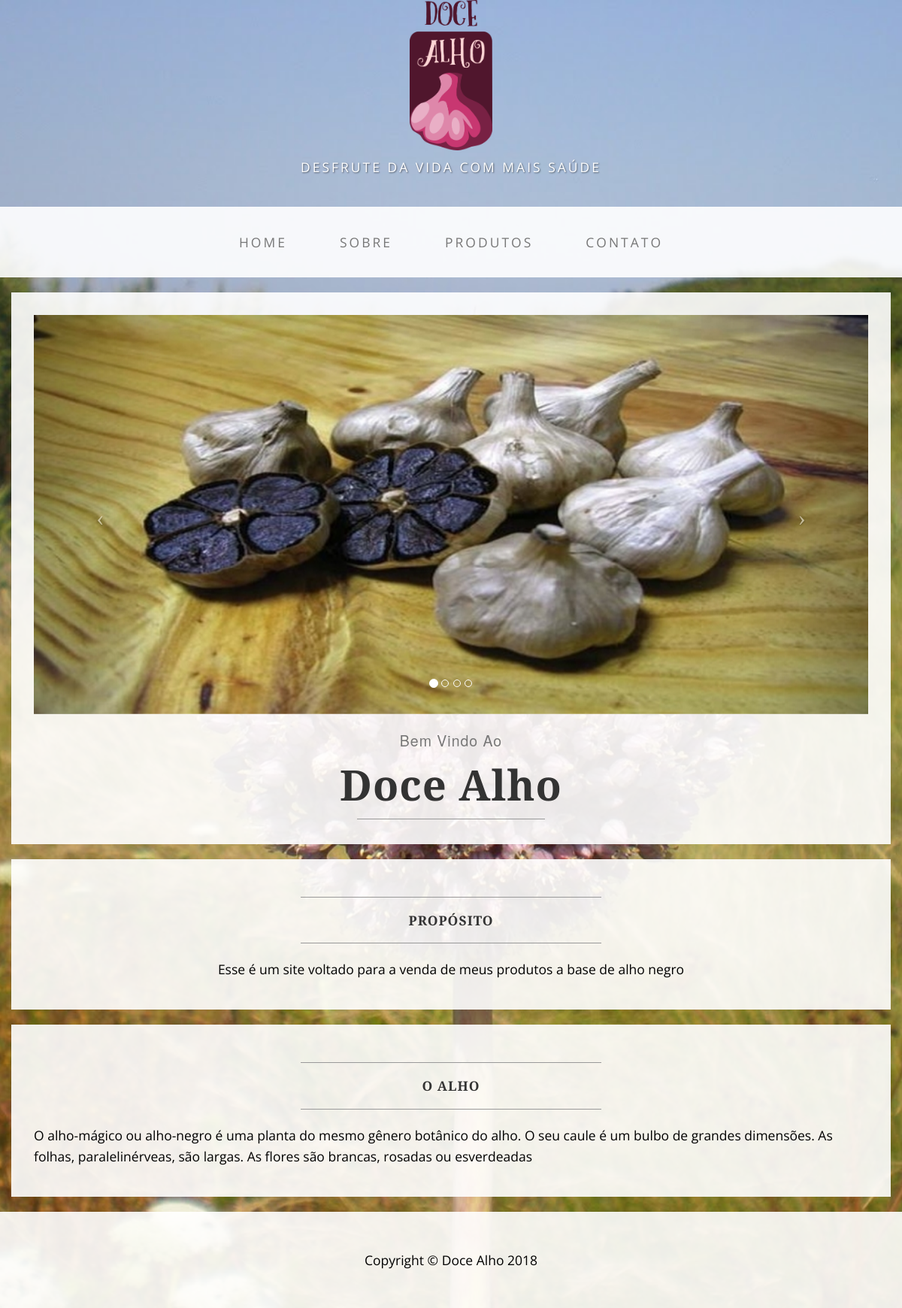
The page / on the database its author committed.
### core/models.py (models this page shows, shortened)
class Intro(models.Model):
    title = models.CharField(max_length=150)
    text = RichTextField()

### core/views.py (the view)
# urls.py: url(r'^$', views.IndexView.as_view(), name='index'),
class IndexView(generic.ListView):
    template_name = 'core/index.html'
    context_object_name = 'all_intros'
    def get_queryset(self):
        return Intro.objects.all()

### core/templates/core/index.html (shortened to what this page needs)
{% extends 'core/base.html' %}
{% load static %}
{% block content %}
        <div class="container">
        <div class="row">
            <div class="box">
                <div class="col-lg-12 text-center">
                    <div id="carousel-example-generic" class="carousel slide">
                        <ol class="carousel-indicators hidden-xs">
                            <li data-target="#carousel-example-generic" data-slide-to="0" class="active"></li>
                            <li data-target="#carousel-example-generic" data-slide-to="1"></li>
                            <li data-target="#carousel-example-generic" data-slide-to="2"></li>
                            <li data-target="#carousel-example-generic" data-slide-to="3"></li>
                        </ol>
                        <div class="carousel-inner">
                            <div class="item active">
                                <img class="img-responsive img-full" src="{% static "core/images/slide/alho-negro.jpg" %}" alt="">
                            </div>
                        </div>
                        <a class="left carousel-control" href="#carousel-example-generic" data-slide="prev">
                            <span class="icon-prev"></span>
                        </a>
                        <a class="right carousel-control" href="#carousel-example-generic" data-slide="next">
                            <span class="icon-next"></span>
                        </a>
                    </div>
                    <h2 class="brand-before">
                        <small>Bem vindo ao</small>
                    </h2>
                    <h1 class="brand-name">Doce alho</h1>
                    <hr class="tagline-divider">
                </div>
            </div>
        </div>
        {% for intro in all_intros %}
            <div class="row">
                <div class="box">
                    <div class="col-lg-12">
                        <hr>
                        <h2 class="intro-text text-center">
                            <strong>{{ intro.title }}</strong>
                        </h2>
                        <hr>
                        <p class="text-center">{{ intro.text|safe }}</p>
                    </div>
                </div>
            </div>
        {% endfor %}
    </div>
{% endblock %}

### core/templates/core/base.html (shortened to what this page needs)
{% load staticfiles %}
<!DOCTYPE html>
<html lang="pt">
<head>
    <link rel="stylesheet" href="https://maxcdn.bootstrapcdn.com/bootstrap/3.3.6/css/bootstrap.min.css">
    <link rel="stylesheet" type="text/css" href="{% static 'core/css/teste.css' %}"/>
</head>
    <p>
        <a href="{% url 'index' %}">
            <img class='img-logo' border="0" src="static/core/images/logo.png">
        </a>
    </p>
    <div class="address-bar">Desfrute da vida com mais saúde</div>
    <nav class="navbar navbar-default" role="navigation">
        <div class="container">
            <div class="collapse navbar-collapse" id="bs-example-navbar-collapse-1">
                <ul class="nav navbar-nav">
                    <li>
                        <a href="{% url 'index' %}">Home</a>
                    </li>
                    <li>
                        <a href="{% url 'sobre' %}">Sobre</a>
                    </li>
                    <li>
                        <a href="{% url 'blog' %}">Produtos</a>
                    </li>
                    <li>
                        <a href="{% url 'contato/' %}">Contato</a>
                    </li>
                </ul>
            </div>
        </div>
    </nav>
<body>
    {% block content %}
    {% endblock %}
    <footer>
        <div class="container">
            <div class="row">
                <div class="col-lg-12 text-center">
                    <p>Copyright &copy; Doce Alho 2018</p>
                </div>
            </div>
        </div>
    </footer>
</body>
</html>

### core/static/core/css/teste.css (style rules this page uses)
body { font-family: "Open Sans","Helvetica Neue",Helvetica,Arial,sans-serif; background: url('../images/background.JPG') no-repeat center center fixed; -webkit-background-size: cover; -moz-background-size: cover; background-size: cover; -o-background-size: cover; }
h1, h2, h3, h4, h5, h6 { text-transform: uppercase; font-family: "Josefin Slab","Helvetica Neue",Helvetica,Arial,sans-serif; font-weight: 700; letter-spacing: 1px; }
p { font-size: 1.25em; line-height: 1.6; color: #000; }
hr { max-width: 400px; border-color: #999999; }
.brand, .address-bar { display: none; }
.navbar-nav { text-transform: uppercase; font-weight: 400; letter-spacing: 3px; }
.img-full { min-width: 100%; }
.img-logo { display: block; margin: auto; height: 200px; }
.brand-before, .brand-name { text-transform: capitalize; }
.brand-before { margin: 15px 0; }
.brand-name { margin: 0; font-size: 4em; }
.tagline-divider { margin: 15px auto 3px; max-width: 250px; border-color: #999999; }
.box { margin-bottom: 20px; padding: 30px 15px; background: #fff; background: rgba(255,255,255,0.9); }
.intro-text { text-transform: uppercase; font-size: 1.25em; font-weight: 400; letter-spacing: 1px; }
footer { background: #fff; background: rgba(255,255,255,0.9); }
footer p { margin: 0; padding: 50px 0; }
@media screen and (min-width:768px) { .address-bar { display: inherit; margin: 0; padding: 0 0 40px; text-align: center; text-shadow: 1px 1px 2px rgba(0,0,0,0.5); text-transform: uppercase; font-size: 1.25em; font-weight: 400; letter-spacing: 3px; color: #fff; } }
@media screen and (min-width:768px) { .navbar { border-radius: 0; } }
@media screen and (min-width:768px) { .navbar { min-height: 0; } }
@media screen and (min-width:768px) { .navbar-default { border: none; background: #fff; background: rgba(255,255,255,0.9); } }
@media screen and (min-width:768px) { .nav>li>a { padding: 35px; } }
@media screen and (min-width:768px) { .navbar-nav>li>a { line-height: normal; } }
@media screen and (min-width:768px) { .navbar-nav { display: table; float: none; margin: 0 auto; table-layout: fixed; font-size: 1.25em; } }
@media screen and (min-width:1200px) { .box:after { content: ''; display: table; clear: both; } }

### rows shown on the page
Intro: title "PROPÓSITO", text "Esse é um site voltado para a venda de meus produtos a base de alho negro"
Intro: title "O ALHO", text "O alho-mágico ou alho-negro é uma planta do mesmo gênero botânico do alho. O seu caule é um bulbo de grandes dimensões. As folhas, paralelinérveas, são largas. As flores são brancas, rosadas ou esverdeadas"
